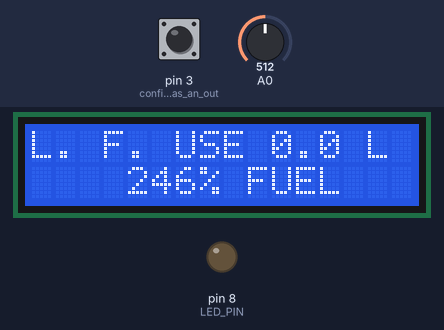
A sketch run on a simulated Arduino Uno, built with avr-gcc and run on an emulated ATmega328P. On the bench: 16×2 character LCD, output pins drawn as LEDs (lit = HIGH). The inputs (shaded band) are chosen by the test bench; at power-on: A0 = 512, pin 3 (configure_pin_3_as_an_out) HIGH.

Above: at 1.2 s.
1.3 s: A0 set to 0
4.3 s: pin 3 (configure_pin_3_as_an_out) pulled LOW for 0.45 s
At 5.4 s:
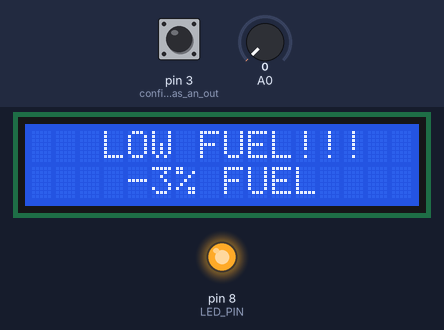
7.7 s: A0 set to 39
At 8.88 s:
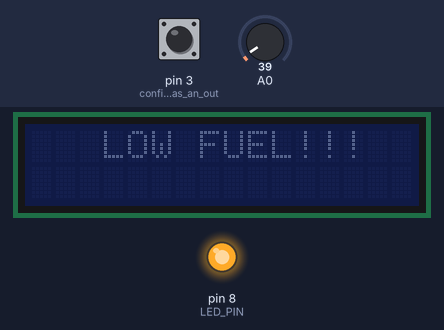
10.5 s: A0 set to 45
At 10.77 s:
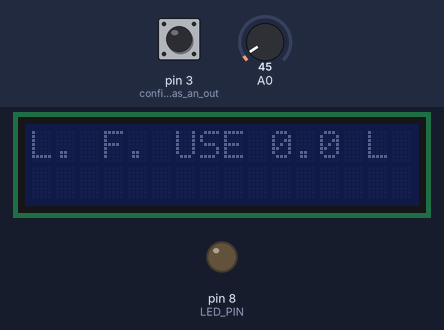
12.7 s: pin 3 (configure_pin_3_as_an_out) pulled LOW for 1 s
At 13.6 s:
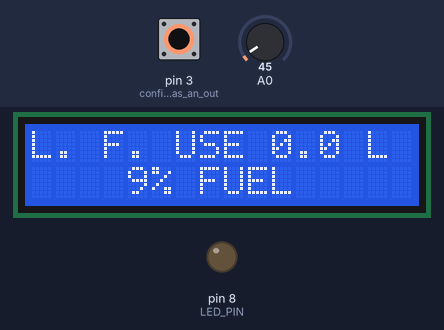
15.2 s: pin 3 (configure_pin_3_as_an_out) pulled LOW for 3.2 s
Timing chart, 0 to 18.2 s (numbered marks = the images above; inputs shaded):
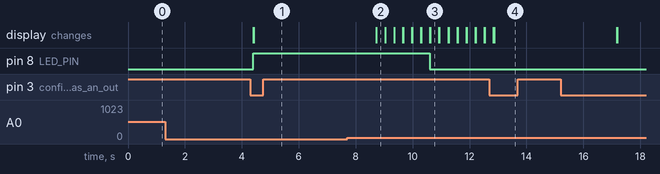

Measured:
- the behaviour switches between 42 and 43 on A0 (found by bisection; images 2 and 3)
- after the input at 1.3 s, every drawn part: stays the same
- after the input at 4.3 s, the display: first differs from a run without the input after 0.11 s (image 1)
- after the input at 10.5 s, pin 8 (LED_PIN): HIGH → LOW after 0.11 s; the display: first differs from a run without the input after 0.12 s (image 3)
- after the input at 12.7 s, the display: first differs from a run without the input after 0.16 s (image 4)

The sketch:

gas_sensor.ino
```cpp
// INCLUDES
#include <Wire.h> // Library for I2C communication
#include <LiquidCrystal_I2C.h>
#include <math.h>
LiquidCrystal_I2C lcd = LiquidCrystal_I2C(0x27, 16, 2);

//GLOBAL VALUES
float Vout=0;     //voltage at A0 pin of arduino


float value_percent = 0;
float last_val = 0;

int sensorVal = LOW;

unsigned long prev = 0;
float actual_expenditure = 0;
float last_expenditure = 0;

//COSTANT
int LED_PIN = 8;
int SIZE_TANK = 32; // size of tank in liters
float SAMPLING = 15*60; //size in seconds

float max_value = 90.3;
float min_value = 2.4;
float range_value = max_value - min_value;

float R_reference = 219;    //value of known resistance
int Vin=5;        //voltage at 5V pin of arduino

float read_from_sensor()
{
  float a2d_data=analogRead(A0); // READ data from analog A0 port (0 - 1023)

  float buffer=a2d_data*Vin;
  Vout=(buffer)/1024.0; // calculate out voltage
  buffer=Vout/(Vin-Vout);
  float R_sensor=R_reference*buffer; // calculate unknown Resistor from Ohm rule
  return R_sensor;
}

float calculate_percent_expenditure(float R_sensor)
{
  return ((R_sensor-min_value)/range_value)*100; //calculate actual fuel in percent
}

void calculate_fluel_expenditure()
{
  unsigned long now = millis();
  if((now - prev)/1000 >= SAMPLING){
    actual_expenditure = (last_val - value_percent);
    prev = now;

    Serial.println(last_val);
    if(int(actual_expenditure) > 0)
    {
      last_expenditure = actual_expenditure;
      last_val = value_percent;
    }
    if(int(actual_expenditure) < 0)
    {
      float last_detect = read_from_sensor();
      last_val = calculate_percent_expenditure(last_detect);
    }
  }
}

void display_first_row()
{
  if( value_percent <= 8) // if fuel level is low
  {
    digitalWrite(LED_PIN, HIGH);
    lcd.setCursor(3,0);
    lcd.print("LOW FUEL!!!");
  }
  else
  {
    digitalWrite(LED_PIN, LOW);
    float value = 0;
    if(int(actual_expenditure) > 0) // display actual expenditure (the wehicle is moving)
    {
      lcd.setCursor(0,0);
      lcd.print("FUEL USE ");
      value = ((actual_expenditure*SIZE_TANK)/100)/(SAMPLING/3600);
      lcd.print(value, 1);
    }
    else // display last expenditure (the wehicle is stop)
    {
      lcd.setCursor(0,0);
      lcd.print("L. F. USE ");
      value = ((last_expenditure*SIZE_TANK)/100)/(SAMPLING/3600);
      lcd.print(value, 1);
    }

    lcd.print(" L");
  }
}

void display_second_row()
{
  if (sensorVal == LOW) { // LOW = button is pushing
    lcd.backlight();

    lcd.setCursor(4,1);
    lcd.print(round(value_percent));
    lcd.print("\% FUEL");

    delay(4000);
  } else {
    lcd.noBacklight();
  }
  delay(300);
  lcd.clear();
}

void setup()
{
  lcd.init();
  lcd.backlight(); //turn on backlight

  Serial.begin(9600); //start communication via UART with speed 9600 baud/sec (symbols/seconds)

  pinMode(3, INPUT_PULLUP); //configure pin 3 as an output and active built in pull up resistor
  pinMode(LED_PIN, OUTPUT); //configure built in LED on board Arduino UNO

  prev = millis(); //initialize time measure
  float last_detect = read_from_sensor();                //initialize first detect from sensor
  last_val = calculate_percent_expenditure(last_detect); //
}

void loop()
{
  float R_sensor=read_from_sensor();
  value_percent = calculate_percent_expenditure(R_sensor);

  display_first_row();
  display_second_row();

  sensorVal = digitalRead(3); //read button status
  calculate_fluel_expenditure();

}
```
